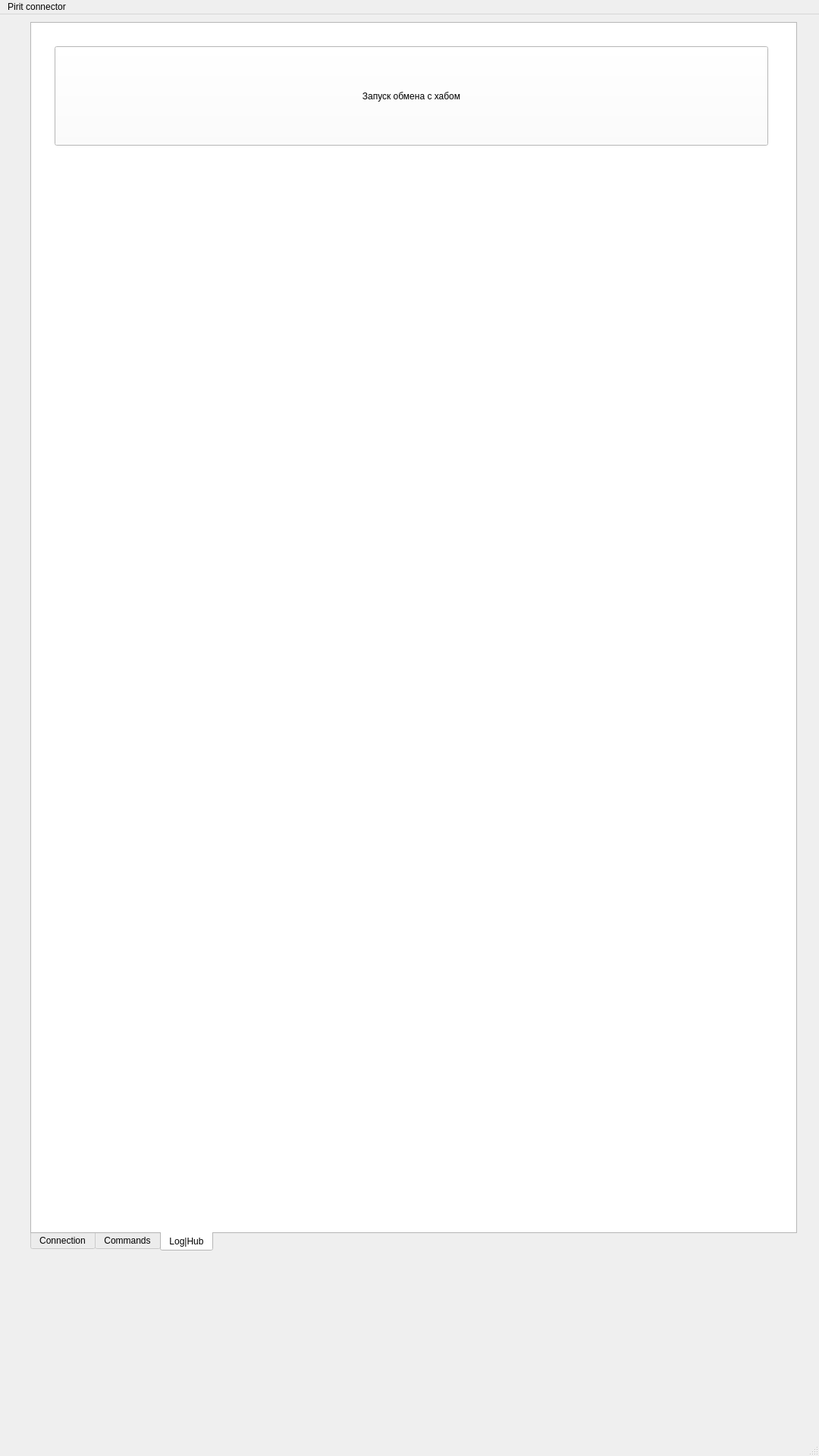
<?xml version="1.0" encoding="UTF-8"?>
<ui version="4.0">
 <class>MainWindow</class>
 <widget class="QMainWindow" name="MainWindow">
  <property name="geometry">
   <rect>
    <x>0</x>
    <y>0</y>
    <width>1080</width>
    <height>1920</height>
   </rect>
  </property>
  <property name="windowTitle">
   <string>MainWindow</string>
  </property>
  <widget class="QWidget" name="centralwidget">
   <widget class="QTabWidget" name="tabWidget">
    <property name="geometry">
     <rect>
      <x>40</x>
      <y>10</y>
      <width>1011</width>
      <height>1621</height>
     </rect>
    </property>
    <property name="palette">
     <palette>
      <active>
       <colorrole role="WindowText">
        <brush brushstyle="SolidPattern">
         <color alpha="255">
          <red>0</red>
          <green>0</green>
          <blue>0</blue>
         </color>
        </brush>
       </colorrole>
       <colorrole role="Button">
        <brush brushstyle="SolidPattern">
         <color alpha="255">
          <red>255</red>
          <green>255</green>
          <blue>255</blue>
         </color>
        </brush>
       </colorrole>
       <colorrole role="Light">
        <brush brushstyle="SolidPattern">
         <color alpha="255">
          <red>255</red>
          <green>255</green>
          <blue>255</blue>
         </color>
        </brush>
       </colorrole>
       <colorrole role="Midlight">
        <brush brushstyle="SolidPattern">
         <color alpha="255">
          <red>255</red>
          <green>255</green>
          <blue>255</blue>
         </color>
        </brush>
       </colorrole>
       <colorrole role="Dark">
        <brush brushstyle="SolidPattern">
         <color alpha="255">
          <red>127</red>
          <green>127</green>
          <blue>127</blue>
         </color>
        </brush>
       </colorrole>
       <colorrole role="Mid">
        <brush brushstyle="SolidPattern">
         <color alpha="255">
          <red>170</red>
          <green>170</green>
          <blue>170</blue>
         </color>
        </brush>
       </colorrole>
       <colorrole role="Text">
        <brush brushstyle="SolidPattern">
         <color alpha="255">
          <red>0</red>
          <green>0</green>
          <blue>0</blue>
         </color>
        </brush>
       </colorrole>
       <colorrole role="BrightText">
        <brush brushstyle="SolidPattern">
         <color alpha="255">
          <red>255</red>
          <green>255</green>
          <blue>255</blue>
         </color>
        </brush>
       </colorrole>
       <colorrole role="ButtonText">
        <brush brushstyle="SolidPattern">
         <color alpha="255">
          <red>0</red>
          <green>0</green>
          <blue>0</blue>
         </color>
        </brush>
       </colorrole>
       <colorrole role="Base">
        <brush brushstyle="SolidPattern">
         <color alpha="255">
          <red>255</red>
          <green>255</green>
          <blue>255</blue>
         </color>
        </brush>
       </colorrole>
       <colorrole role="Window">
        <brush brushstyle="SolidPattern">
         <color alpha="255">
          <red>255</red>
          <green>255</green>
          <blue>255</blue>
         </color>
        </brush>
       </colorrole>
       <colorrole role="Shadow">
        <brush brushstyle="SolidPattern">
         <color alpha="255">
          <red>0</red>
          <green>0</green>
          <blue>0</blue>
         </color>
        </brush>
       </colorrole>
       <colorrole role="AlternateBase">
        <brush brushstyle="SolidPattern">
         <color alpha="255">
          <red>255</red>
          <green>255</green>
          <blue>255</blue>
         </color>
        </brush>
       </colorrole>
       <colorrole role="ToolTipBase">
        <brush brushstyle="SolidPattern">
         <color alpha="255">
          <red>255</red>
          <green>255</green>
          <blue>220</blue>
         </color>
        </brush>
       </colorrole>
       <colorrole role="ToolTipText">
        <brush brushstyle="SolidPattern">
         <color alpha="255">
          <red>0</red>
          <green>0</green>
          <blue>0</blue>
         </color>
        </brush>
       </colorrole>
       <colorrole role="PlaceholderText">
        <brush brushstyle="SolidPattern">
         <color alpha="128">
          <red>0</red>
          <green>0</green>
          <blue>0</blue>
         </color>
        </brush>
       </colorrole>
      </active>
      <inactive>
       <colorrole role="WindowText">
        <brush brushstyle="SolidPattern">
         <color alpha="255">
          <red>0</red>
          <green>0</green>
          <blue>0</blue>
         </color>
        </brush>
       </colorrole>
       <colorrole role="Button">
        <brush brushstyle="SolidPattern">
         <color alpha="255">
          <red>255</red>
          <green>255</green>
          <blue>255</blue>
         </color>
        </brush>
       </colorrole>
       <colorrole role="Light">
        <brush brushstyle="SolidPattern">
         <color alpha="255">
          <red>255</red>
          <green>255</green>
          <blue>255</blue>
         </color>
        </brush>
       </colorrole>
       <colorrole role="Midlight">
        <brush brushstyle="SolidPattern">
         <color alpha="255">
          <red>255</red>
          <green>255</green>
          <blue>255</blue>
         </color>
        </brush>
       </colorrole>
       <colorrole role="Dark">
        <brush brushstyle="SolidPattern">
         <color alpha="255">
          <red>127</red>
          <green>127</green>
          <blue>127</blue>
         </color>
        </brush>
       </colorrole>
       <colorrole role="Mid">
        <brush brushstyle="SolidPattern">
         <color alpha="255">
          <red>170</red>
          <green>170</green>
          <blue>170</blue>
         </color>
        </brush>
       </colorrole>
       <colorrole role="Text">
        <brush brushstyle="SolidPattern">
         <color alpha="255">
          <red>0</red>
          <green>0</green>
          <blue>0</blue>
         </color>
        </brush>
       </colorrole>
       <colorrole role="BrightText">
        <brush brushstyle="SolidPattern">
         <color alpha="255">
          <red>255</red>
          <green>255</green>
          <blue>255</blue>
         </color>
        </brush>
       </colorrole>
       <colorrole role="ButtonText">
        <brush brushstyle="SolidPattern">
         <color alpha="255">
          <red>0</red>
          <green>0</green>
          <blue>0</blue>
         </color>
        </brush>
       </colorrole>
       <colorrole role="Base">
        <brush brushstyle="SolidPattern">
         <color alpha="255">
          <red>255</red>
          <green>255</green>
          <blue>255</blue>
         </color>
        </brush>
       </colorrole>
       <colorrole role="Window">
        <brush brushstyle="SolidPattern">
         <color alpha="255">
          <red>255</red>
          <green>255</green>
          <blue>255</blue>
         </color>
        </brush>
       </colorrole>
       <colorrole role="Shadow">
        <brush brushstyle="SolidPattern">
         <color alpha="255">
          <red>0</red>
          <green>0</green>
          <blue>0</blue>
         </color>
        </brush>
       </colorrole>
       <colorrole role="AlternateBase">
        <brush brushstyle="SolidPattern">
         <color alpha="255">
          <red>255</red>
          <green>255</green>
          <blue>255</blue>
         </color>
        </brush>
       </colorrole>
       <colorrole role="ToolTipBase">
        <brush brushstyle="SolidPattern">
         <color alpha="255">
          <red>255</red>
          <green>255</green>
          <blue>220</blue>
         </color>
        </brush>
       </colorrole>
       <colorrole role="ToolTipText">
        <brush brushstyle="SolidPattern">
         <color alpha="255">
          <red>0</red>
          <green>0</green>
          <blue>0</blue>
         </color>
        </brush>
       </colorrole>
       <colorrole role="PlaceholderText">
        <brush brushstyle="SolidPattern">
         <color alpha="128">
          <red>0</red>
          <green>0</green>
          <blue>0</blue>
         </color>
        </brush>
       </colorrole>
      </inactive>
      <disabled>
       <colorrole role="WindowText">
        <brush brushstyle="SolidPattern">
         <color alpha="255">
          <red>127</red>
          <green>127</green>
          <blue>127</blue>
         </color>
        </brush>
       </colorrole>
       <colorrole role="Button">
        <brush brushstyle="SolidPattern">
         <color alpha="255">
          <red>255</red>
          <green>255</green>
          <blue>255</blue>
         </color>
        </brush>
       </colorrole>
       <colorrole role="Light">
        <brush brushstyle="SolidPattern">
         <color alpha="255">
          <red>255</red>
          <green>255</green>
          <blue>255</blue>
         </color>
        </brush>
       </colorrole>
       <colorrole role="Midlight">
        <brush brushstyle="SolidPattern">
         <color alpha="255">
          <red>255</red>
          <green>255</green>
          <blue>255</blue>
         </color>
        </brush>
       </colorrole>
       <colorrole role="Dark">
        <brush brushstyle="SolidPattern">
         <color alpha="255">
          <red>127</red>
          <green>127</green>
          <blue>127</blue>
         </color>
        </brush>
       </colorrole>
       <colorrole role="Mid">
        <brush brushstyle="SolidPattern">
         <color alpha="255">
          <red>170</red>
          <green>170</green>
          <blue>170</blue>
         </color>
        </brush>
       </colorrole>
       <colorrole role="Text">
        <brush brushstyle="SolidPattern">
         <color alpha="255">
          <red>127</red>
          <green>127</green>
          <blue>127</blue>
         </color>
        </brush>
       </colorrole>
       <colorrole role="BrightText">
        <brush brushstyle="SolidPattern">
         <color alpha="255">
          <red>255</red>
          <green>255</green>
          <blue>255</blue>
         </color>
        </brush>
       </colorrole>
       <colorrole role="ButtonText">
        <brush brushstyle="SolidPattern">
         <color alpha="255">
          <red>127</red>
          <green>127</green>
          <blue>127</blue>
         </color>
        </brush>
       </colorrole>
       <colorrole role="Base">
        <brush brushstyle="SolidPattern">
         <color alpha="255">
          <red>255</red>
          <green>255</green>
          <blue>255</blue>
         </color>
        </brush>
       </colorrole>
       <colorrole role="Window">
        <brush brushstyle="SolidPattern">
         <color alpha="255">
          <red>255</red>
          <green>255</green>
          <blue>255</blue>
         </color>
        </brush>
       </colorrole>
       <colorrole role="Shadow">
        <brush brushstyle="SolidPattern">
         <color alpha="255">
          <red>0</red>
          <green>0</green>
          <blue>0</blue>
         </color>
        </brush>
       </colorrole>
       <colorrole role="AlternateBase">
        <brush brushstyle="SolidPattern">
         <color alpha="255">
          <red>255</red>
          <green>255</green>
          <blue>255</blue>
         </color>
        </brush>
       </colorrole>
       <colorrole role="ToolTipBase">
        <brush brushstyle="SolidPattern">
         <color alpha="255">
          <red>255</red>
          <green>255</green>
          <blue>220</blue>
         </color>
        </brush>
       </colorrole>
       <colorrole role="ToolTipText">
        <brush brushstyle="SolidPattern">
         <color alpha="255">
          <red>0</red>
          <green>0</green>
          <blue>0</blue>
         </color>
        </brush>
       </colorrole>
       <colorrole role="PlaceholderText">
        <brush brushstyle="SolidPattern">
         <color alpha="128">
          <red>0</red>
          <green>0</green>
          <blue>0</blue>
         </color>
        </brush>
       </colorrole>
      </disabled>
     </palette>
    </property>
    <property name="font">
     <font>
      <family>MS Shell Dlg 2</family>
     </font>
    </property>
    <property name="tabPosition">
     <enum>QTabWidget::South</enum>
    </property>
    <property name="tabShape">
     <enum>QTabWidget::Rounded</enum>
    </property>
    <property name="currentIndex">
     <number>2</number>
    </property>
    <property name="documentMode">
     <bool>false</bool>
    </property>
    <property name="movable">
     <bool>false</bool>
    </property>
    <property name="tabBarAutoHide">
     <bool>false</bool>
    </property>
    <widget class="QWidget" name="tab">
     <attribute name="title">
      <string>Connection</string>
     </attribute>
     <widget class="QLabel" name="label">
      <property name="geometry">
       <rect>
        <x>30</x>
        <y>100</y>
        <width>601</width>
        <height>41</height>
       </rect>
      </property>
      <property name="font">
       <font>
        <family>MS Shell Dlg 2</family>
        <pointsize>22</pointsize>
       </font>
      </property>
      <property name="text">
       <string>Pirit IP adress:</string>
      </property>
     </widget>
     <widget class="QLineEdit" name="lePort">
      <property name="geometry">
       <rect>
        <x>30</x>
        <y>380</y>
        <width>261</width>
        <height>81</height>
       </rect>
      </property>
      <property name="font">
       <font>
        <family>MS Shell Dlg 2</family>
        <pointsize>26</pointsize>
       </font>
      </property>
      <property name="inputMethodHints">
       <set>Qt::ImhDigitsOnly</set>
      </property>
      <property name="text">
       <string>50003</string>
      </property>
     </widget>
     <widget class="QLabel" name="label_2">
      <property name="geometry">
       <rect>
        <x>30</x>
        <y>300</y>
        <width>681</width>
        <height>81</height>
       </rect>
      </property>
      <property name="font">
       <font>
        <family>MS Shell Dlg 2</family>
        <pointsize>22</pointsize>
       </font>
      </property>
      <property name="text">
       <string>Pirit Port:</string>
      </property>
     </widget>
     <widget class="QLineEdit" name="leIP">
      <property name="geometry">
       <rect>
        <x>20</x>
        <y>160</y>
        <width>351</width>
        <height>81</height>
       </rect>
      </property>
      <property name="font">
       <font>
        <family>MS Shell Dlg 2</family>
        <pointsize>22</pointsize>
       </font>
      </property>
      <property name="inputMask">
       <string/>
      </property>
      <property name="text">
       <string>192.168.0.53</string>
      </property>
     </widget>
     <widget class="QPushButton" name="pbConnect">
      <property name="geometry">
       <rect>
        <x>30</x>
        <y>1330</y>
        <width>931</width>
        <height>141</height>
       </rect>
      </property>
      <property name="font">
       <font>
        <family>MS Shell Dlg 2</family>
        <pointsize>26</pointsize>
        <stylestrategy>PreferAntialias</stylestrategy>
       </font>
      </property>
      <property name="text">
       <string>Connect!</string>
      </property>
      <property name="checkable">
       <bool>false</bool>
      </property>
      <property name="flat">
       <bool>false</bool>
      </property>
     </widget>
    </widget>
    <widget class="QWidget" name="tab_2">
     <attribute name="title">
      <string>Commands</string>
     </attribute>
     <widget class="QPushButton" name="pbXReport">
      <property name="geometry">
       <rect>
        <x>40</x>
        <y>410</y>
        <width>931</width>
        <height>131</height>
       </rect>
      </property>
      <property name="font">
       <font>
        <family>MS Shell Dlg 2</family>
        <pointsize>26</pointsize>
       </font>
      </property>
      <property name="text">
       <string>Print X Report</string>
      </property>
     </widget>
     <widget class="QPushButton" name="pbScroll">
      <property name="geometry">
       <rect>
        <x>40</x>
        <y>80</y>
        <width>931</width>
        <height>141</height>
       </rect>
      </property>
      <property name="font">
       <font>
        <family>MS Shell Dlg 2</family>
        <pointsize>26</pointsize>
       </font>
      </property>
      <property name="text">
       <string>Scroll Paper</string>
      </property>
     </widget>
     <widget class="QPushButton" name="pbPrintSDoc">
      <property name="geometry">
       <rect>
        <x>40</x>
        <y>260</y>
        <width>931</width>
        <height>121</height>
       </rect>
      </property>
      <property name="font">
       <font>
        <family>MS Shell Dlg 2</family>
        <pointsize>26</pointsize>
       </font>
      </property>
      <property name="text">
       <string>Print Service Doc</string>
      </property>
     </widget>
     <widget class="QPushButton" name="pbOpenShift">
      <property name="geometry">
       <rect>
        <x>40</x>
        <y>580</y>
        <width>931</width>
        <height>131</height>
       </rect>
      </property>
      <property name="font">
       <font>
        <family>MS Shell Dlg 2</family>
        <pointsize>26</pointsize>
       </font>
      </property>
      <property name="text">
       <string>Open Shift</string>
      </property>
     </widget>
     <widget class="QPushButton" name="pbReciept">
      <property name="geometry">
       <rect>
        <x>40</x>
        <y>750</y>
        <width>931</width>
        <height>121</height>
       </rect>
      </property>
      <property name="font">
       <font>
        <family>MS Shell Dlg 2</family>
        <pointsize>26</pointsize>
       </font>
      </property>
      <property name="text">
       <string>print Reciept</string>
      </property>
     </widget>
     <widget class="QPushButton" name="pushButton">
      <property name="geometry">
       <rect>
        <x>40</x>
        <y>900</y>
        <width>931</width>
        <height>131</height>
       </rect>
      </property>
      <property name="font">
       <font>
        <family>MS Shell Dlg 2</family>
        <pointsize>26</pointsize>
       </font>
      </property>
      <property name="text">
       <string>Close Shift</string>
      </property>
     </widget>
    </widget>
    <widget class="QWidget" name="tab_3">
     <attribute name="title">
      <string>Log|Hub</string>
     </attribute>
     <widget class="QPushButton" name="pbStartExchange">
      <property name="geometry">
       <rect>
        <x>30</x>
        <y>30</y>
        <width>941</width>
        <height>131</height>
       </rect>
      </property>
      <property name="text">
       <string>Запуск обмена с хабом</string>
      </property>
     </widget>
     <widget class="QTextEdit" name="teOutput">
      <property name="geometry">
       <rect>
        <x>40</x>
        <y>180</y>
        <width>921</width>
        <height>1371</height>
       </rect>
      </property>
      <property name="focusPolicy">
       <enum>Qt::NoFocus</enum>
      </property>
      <property name="autoFillBackground">
       <bool>false</bool>
      </property>
      <property name="frameShape">
       <enum>QFrame::NoFrame</enum>
      </property>
      <property name="frameShadow">
       <enum>QFrame::Plain</enum>
      </property>
      <property name="lineWidth">
       <number>1</number>
      </property>
      <property name="midLineWidth">
       <number>1</number>
      </property>
      <property name="documentTitle">
       <string>Вывод</string>
      </property>
      <property name="readOnly">
       <bool>true</bool>
      </property>
     </widget>
    </widget>
   </widget>
  </widget>
  <widget class="QMenuBar" name="menubar">
   <property name="geometry">
    <rect>
     <x>0</x>
     <y>0</y>
     <width>1080</width>
     <height>21</height>
    </rect>
   </property>
   <widget class="QMenu" name="menuPirit_connector">
    <property name="title">
     <string>Pirit connector</string>
    </property>
   </widget>
   <addaction name="menuPirit_connector"/>
  </widget>
  <widget class="QStatusBar" name="statusbar"/>
 </widget>
 <resources/>
 <connections/>
</ui>
